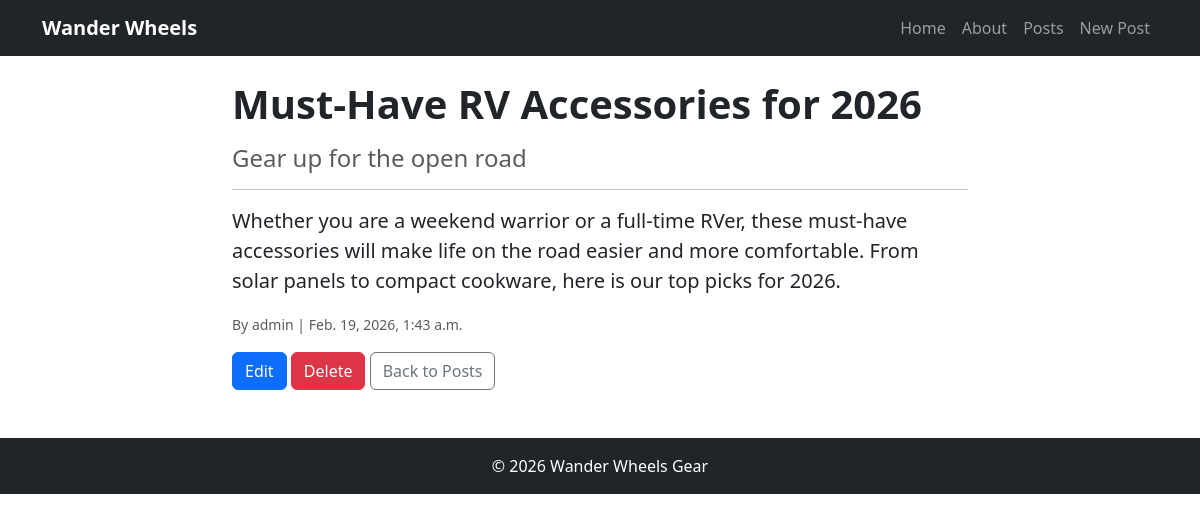
/posts/detail/4/, run on the app's committed database.
### posts/models.py (models this page shows, shortened)
class Post(models.Model): #OOP - Classes and Objects
    title = models.CharField(max_length=128)
    subtitle = models.CharField(max_length=256)
    body = models.TextField()
    created_on = models.DateTimeField(auto_now_add=True)
    author = models.ForeignKey(
        get_user_model(),
        on_delete=models.CASCADE
    )

### posts/views.py (the view)
# urls.py: path('detail/<int:pk>/', PostDetailView.as_view(), name='post_detail'),
class PostDetailView(DetailView): #GET Request -> Detail
    template_name = "posts/detail.html"
    model = Post
    context_object_name = "single_post"

### templates/posts/detail.html (shortened to what this page needs)
{% extends 'base.html' %}
{% block content %}
<div class="row">
    <div class="col-lg-8 mx-auto">
        <h1 class="display-6 fw-bold mb-3">{{ single_post.title }}</h1>
        <h4 class="text-muted mb-3">{{ single_post.subtitle }}</h4>
        <hr>
        <p class="lead">{{ single_post.body }}</p>
        <div class="text-muted mb-3">
            <small>By {{ single_post.author }} | {{ single_post.created_on }}</small>
        </div>
        <a href="{% url 'posts:post_edit' single_post.id %}" class="btn btn-primary">Edit</a>
        <a href="{% url 'posts:post_delete' single_post.id %}" class="btn btn-danger">Delete</a>
        <a href="{% url 'posts:post_list' %}" class="btn btn-outline-secondary">Back to Posts</a>
    </div>
</div>
{% endblock %}

### data on the page
Post: title "Must-Have RV Accessories for 2026", subtitle "Gear up for the open road", body "Whether you are a weekend warrior or a full-time RVer, these must-have accessories will make life on the road easier and more comfortable. From solar panels to compact cookware, here is our top picks for 2026.", author "admin", created_on "Feb. 19, 2026, 1:43 a.m."
